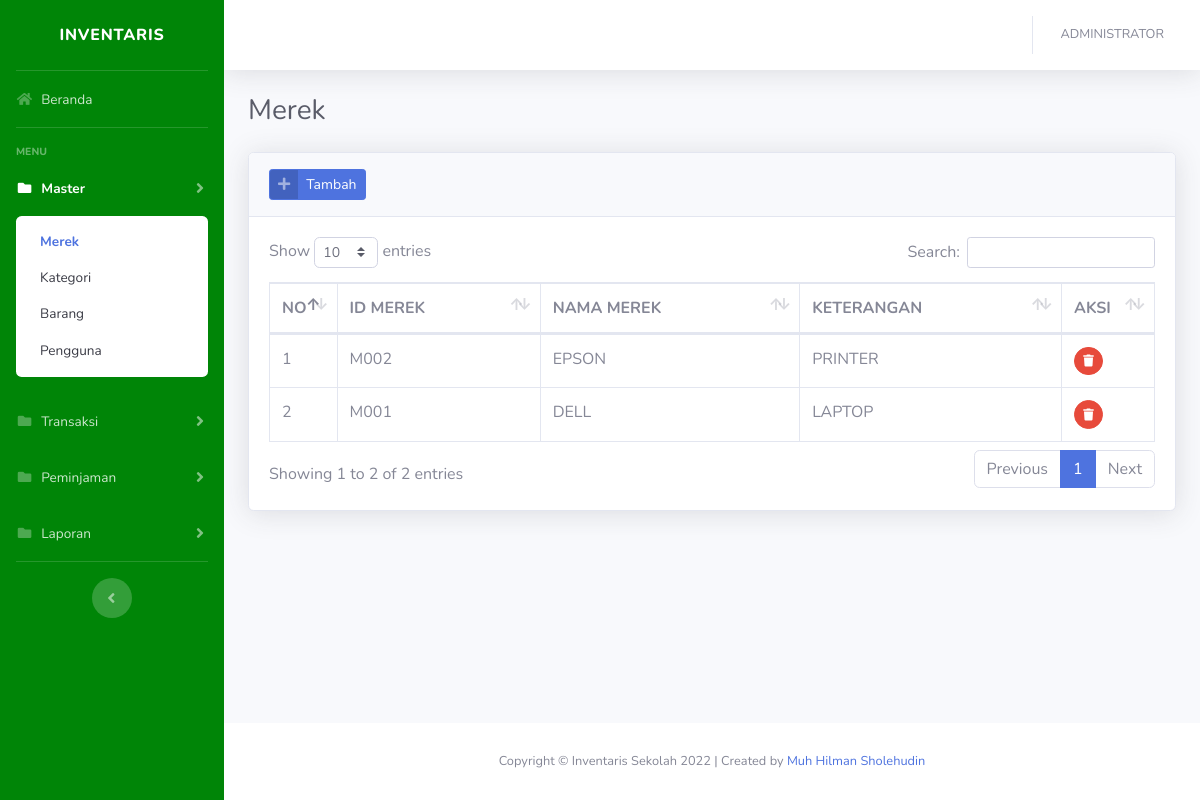
The page /?merek (signed in) on the database its author committed.
### tables this page shows
CREATE TABLE `merek` (
  `idmerek` varchar(255) NOT NULL,
  `nama_merek` varchar(128) NOT NULL,
  `keterangan` varchar(256) NOT NULL
);

### config/function.php (called while the page is built, shortened)
<?php
function encrypt($str)
{
    return base64_encode($str);
}
function base_url()
{
    $base_url = ((isset($_SERVER['HTTPS']) && $_SERVER['HTTPS'] == "on") ? "https" : "http");
    $base_url .= "://" . $_SERVER['HTTP_HOST'];
    $base_url .= str_replace(basename($_SERVER['SCRIPT_NAME']), "", $_SERVER['SCRIPT_NAME']);
    return $base_url;
}

### views/master/merek.php (the view, shortened to what this page needs)
<div class="container-fluid">
    <div class="d-sm-flex align-items-center justify-content-between mb-4">
        <h1 class="h3 mb-0 text-gray-800">Merek</h1>
    </div>
    <div class="card shadow mb-4">
        <div class="card-header py-3">
            <a href="#" class="btn btn-primary btn-icon-split btn-sm" data-toggle="modal" data-target="#merekModal">
                <span class="icon text-white-50">
                    <i class="fas fa-plus"></i>
                </span>
                <span class="text">Tambah</span>
            </a>
        </div>
        <div class="card-body">
            <div class="table-responsive">
                <table class="table table-bordered table-hover" id="dataTable" width="100%" cellspacing="0">
                    <thead>
                        <tr>
                            <th width="20">NO</th>
                            <th>ID MEREK</th>
                            <th>NAMA MEREK</th>
                            <th>KETERANGAN</th>
                            <th width="50">AKSI</th>
                        </tr>
                    </thead>
                    <tbody>
                        <?php
                        $n = 1;
                        $query = mysqli_query($con, "SELECT * FROM merek ORDER BY idmerek DESC") or die(mysqli_error($con));
                        while ($row = mysqli_fetch_array($query)) :
                        ?>
                            <tr>
                                <td><?= $n++; ?></td>
                                <td><?= $row['idmerek']; ?></td>
                                <td><?= $row['nama_merek']; ?></td>
                                <td><?= $row['keterangan']; ?></td>
                                <td>
                                    <a href="<?= base_url(); ?>/process/merek.php?act=<?= encrypt('delete'); ?>&id=<?= encrypt($row['idmerek']); ?>" class="btn btn-sm btn-circle btn-danger btn-hapus"><i class="fas fa-trash"></i></a>
                                </td>
                            </tr>
                        <?php endwhile; ?>
                    </tbody>
                </table>
            </div>
        </div>
    </div>
</div>

### rows shown on the page
merek: idmerek "M002", nama_merek "EPSON", keterangan "PRINTER"
merek: idmerek "M001", nama_merek "DELL", keterangan "LAPTOP"

### other values the page prints
$_SESSION['fullname'] "ADMINISTRATOR"
